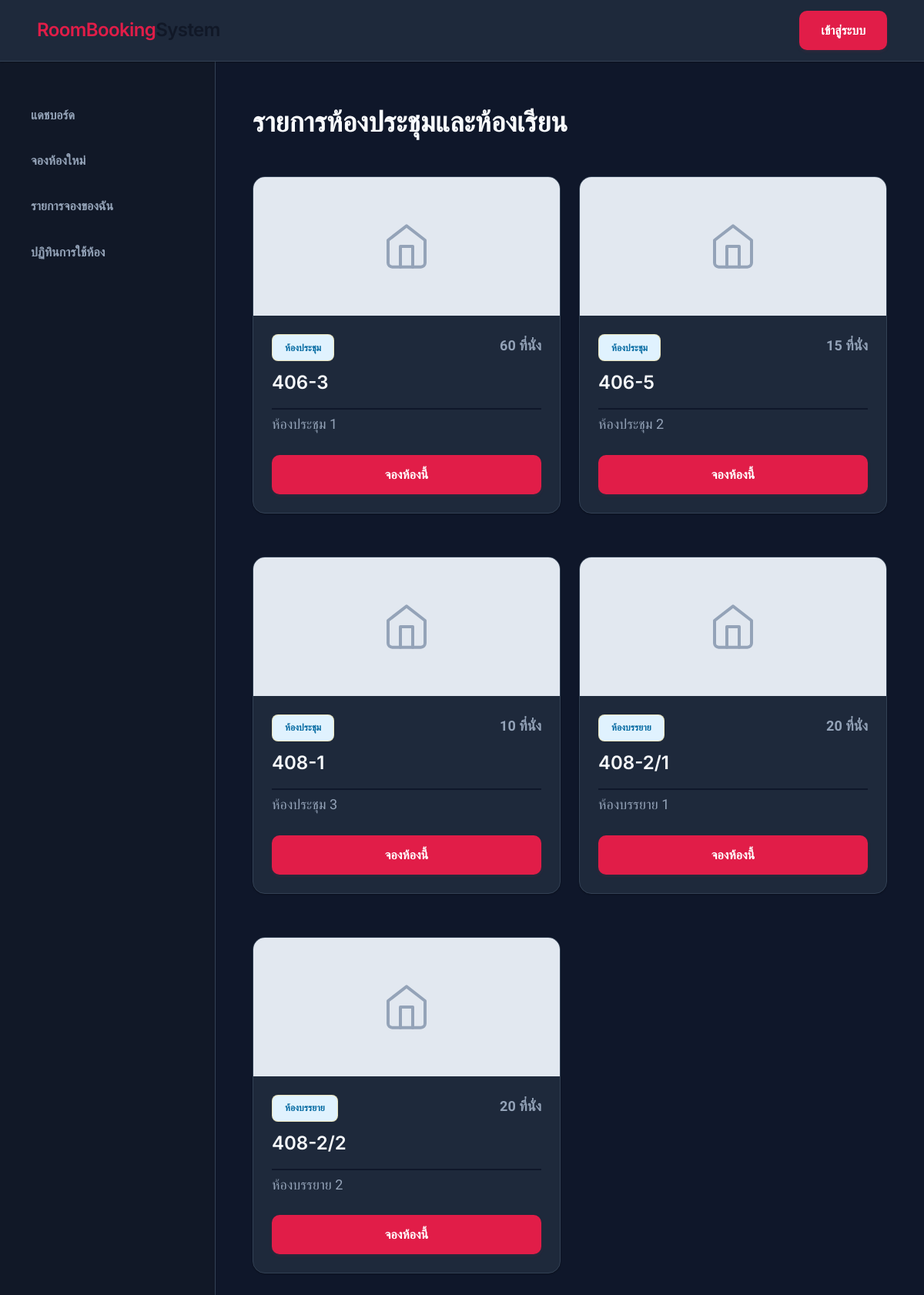
/rooms/, run on the app's committed database.
### rooms/models.py (models this page shows, shortened)
class Room(models.Model):
    ROOM_TYPES = (
        ('MEETING', 'ห้องประชุม'),
        ('LECTURE', 'ห้องบรรยาย'),
    )
    code = models.CharField(max_length=20, unique=True, verbose_name='รหัสห้อง')
    name = models.CharField(max_length=100, verbose_name='ชื่อห้อง')
    room_type = models.CharField(max_length=10, choices=ROOM_TYPES, verbose_name='ประเภท')
    capacity = models.IntegerField(verbose_name='จำนวนที่นั่ง')
    is_active = models.BooleanField(default=True, verbose_name='เปิดใช้งาน')
    image = models.ImageField(upload_to='rooms/', blank=True, null=True, verbose_name='รูปภาพห้อง')
    class Meta:
        verbose_name = 'ห้อง'
        verbose_name_plural = 'ห้อง'

### rooms/views.py (the view)
# urls.py: path('', views.room_list, name='room_list'),
def room_list(request):
    rooms = Room.objects.filter(is_active=True)
    return render(request, 'rooms/room_list.html', {'rooms': rooms})

### templates/rooms/room_list.html (shortened to what this page needs)
{% extends 'base.html' %}
{% block content %}
<div class="header-content" style="display: flex; justify-content: space-between; align-items: center; margin-bottom: 2rem;">
    <h1>รายการห้องประชุมและห้องเรียน</h1>
</div>
<div style="display: grid; grid-template-columns: repeat(auto-fill, minmax(320px, 1fr)); gap: 1.5rem;">
    {% for room in rooms %}
        <div class="card" style="padding: 0; overflow: hidden; display: flex; flex-direction: column;">
            <div style="height: 180px; background: #e2e8f0; display: flex; align-items: center; justify-content: center; overflow: hidden;">
                {% if room.image %}
                    <img src="{{ room.image.url }}" alt="{{ room.name }}" style="width: 100%; height: 100%; object-fit: cover;">
                {% else %}
                    <svg width="64" height="64" viewBox="0 0 24 24" fill="none" stroke="#94a3b8" stroke-width="1.5" stroke-linecap="round" stroke-linejoin="round">
                        <path d="M3 9l9-7 9 7v11a2 2 0 0 1-2 2H5a2 2 0 0 1-2-2z"></path>
                        <polyline points="9 22 9 12 15 12 15 22"></polyline>
                    </svg>
                {% endif %}
            </div>
            <div style="padding: 1.5rem; flex-grow: 1;">
                <div style="display: flex; justify-content: space-between; align-items: flex-start; margin-bottom: 0.5rem;">
                    <span class="badge badge-pending" style="background: #e0f2fe; color: #0369a1; font-size: 0.75rem;">
                        {{ room.get_room_type_display }}
                    </span>
                    <span style="font-weight: 600; color: var(--text-secondary);">{{ room.capacity }} ที่นั่ง</span>
                </div>
                <h3 style="margin-bottom: 0.25rem;">{{ room.code }}</h3>
                <p style="color: var(--text-secondary); margin-bottom: 1.5rem;">{{ room.name }}</p>
                <a href="/bookings/new/?room={{ room.id }}" class="btn btn-primary" style="width: 100%; justify-content: center;">
                    จองห้องนี้
                </a>
            </div>
        </div>
    {% empty %}
        <p>ไม่พบข้อมูลห้องในระบบ</p>
    {% endfor %}
</div>
{% endblock %}

### templates/base.html (shortened to what this page needs)
{% load static %}
<!DOCTYPE html>
<html lang="th">
<head>
    <link rel="stylesheet" href="{% static 'css/style.css' %}">
</head>
<body>
    <div class="dashboard-grid">
        <header>
            <div class="brand">
                <h2 style="color: var(--primary-color);">RoomBooking<span style="color: var(--accent-color);">System</span></h2>
            </div>
            <div class="user-info">
                {% if user.is_authenticated %}
                    <span>ยินดีต้อนรับคุณ {{ user.first_name|default:user.username }}</span>
                    <form action="{% url 'logout' %}" method="post" style="display: inline;">
                        {% csrf_token %}
                        <button type="submit" class="btn btn-primary" style="margin-left: 1rem; border: none; cursor: pointer;">ออกจากระบบ</button>
                    </form>
                {% else %}
                    <a href="{% url 'login' %}" class="btn btn-primary">เข้าสู่ระบบ</a>
                {% endif %}
            </div>
        </header>
        <aside class="sidebar">
            <nav>
                <a href="/" class="nav-link {% if request.path == '/' %}active{% endif %}">แดชบอร์ด</a>
                <a href="/bookings/new/" class="nav-link {% if '/bookings/new/' in request.path %}active{% endif %}">จองห้องใหม่</a>
                <a href="/bookings/my/" class="nav-link {% if '/bookings/my/' in request.path %}active{% endif %}">รายการจองของฉัน</a>
                <a href="/calendar/" class="nav-link {% if '/calendar/' in request.path %}active{% endif %}">ปฏิทินการใช้ห้อง</a>
            </nav>
        </aside>
        <main>
            {% block content %}
            {% endblock %}
        </main>
    </div>
</body>
</html>

### static/css/style.css (style rules this page uses)
:root { --primary-color: #e11d48; --secondary-color: #f6b500; --accent-color: #111827; --bg-color: #0f172a; --card-bg: #1e293b; --text-primary: #f8fafc; --text-secondary: #94a3b8; --border-color: #334155; --hover-bg: #2d3748; --success: #10b981; --pending: #f59e0b; --danger: #ef4444; --border-radius: 16px; --shadow-sm: 0 1px 2px 0 rgb(0 0 0 / 0.3); --shadow-md: 0 4px 6px -1px rgb(0 0 0 / 0.5), 0 2px 4px -2px rgb(0 0 0 / 0.5); --shadow-lg: 0 10px 15px -3px rgb(0 0 0 / 0.5); --transition: all 0.25s cubic-bezier(0.4, 0, 0.2, 1); }
* { margin: 0; padding: 0; box-sizing: border-box; }
body { background-color: var(--bg-color); color: var(--text-primary); line-height: 1.7; font-family: 'Sarabun', 'Inter', sans-serif; font-size: 18px; -webkit-font-smoothing: antialiased; }
h1, h2, h3, .nav-link, .btn { font-family: 'Inter', 'Kanit', sans-serif; font-weight: 600; }
.dashboard-grid { display: grid; grid-template-columns: 280px 1fr; grid-template-rows: 80px 1fr; grid-template-areas: "header header" "sidebar main"; height: 100vh; }
header { grid-area: header; background: var(--card-bg); display: flex; align-items: center; justify-content: space-between; padding: 0 3rem; box-shadow: 0 1px 2px 0 rgb(0 0 0 / 0.3); border-bottom: 1px solid var(--border-color); z-index: 50; }
.sidebar { grid-area: sidebar; background: var(--accent-color); color: white; padding: 2.5rem 1.25rem; overflow-y: auto; display: flex; flex-direction: column; gap: 1rem; border-right: 1px solid var(--border-color); }
main { grid-area: main; padding: 3rem; overflow-y: auto; background: var(--bg-color); }
.brand h2 { font-size: 1.5rem; letter-spacing: -0.025em; }
.user-info { display: flex; align-items: center; gap: 1.5rem; font-size: 0.95rem; color: var(--text-secondary); }
.nav-link { display: flex; align-items: center; padding: 1rem 1.25rem; color: #94a3b8; text-decoration: none; border-radius: 12px; font-size: 1rem; transition: var(--transition); }
.header-content h1 { font-size: 2.25rem; color: var(--text-primary); margin-bottom: 0.5rem; }
.card { background: var(--card-bg); border-radius: var(--border-radius); padding: 2.5rem; box-shadow: var(--shadow-sm); border: 1px solid var(--border-color); margin-bottom: 2rem; transition: var(--transition); }
.card h3 { font-size: 1.5rem; margin-bottom: 1.5rem; color: var(--text-primary); border-bottom: 2px solid var(--bg-color); padding-bottom: 0.75rem; }
.btn { padding: 0.75rem 1.75rem; border-radius: 10px; border: none; cursor: pointer; font-weight: 600; font-size: 1rem; transition: var(--transition); display: inline-flex; align-items: center; gap: 0.6rem; text-decoration: none; }
.btn-primary { background: var(--primary-color); color: white; box-shadow: 0 2px 4px rgba(225, 29, 72, 0.1); }
.badge { padding: 0.4rem 1rem; border-radius: 8px; font-size: 0.9rem; font-weight: 600; display: inline-block; }
.badge-pending { background: rgba(217, 119, 6, 0.15); color: #fbbf24; border: 1px solid rgba(251, 191, 36, 0.3); }

### data on the page
Room: room_type "ห้องประชุม", capacity "60", code "406-3", name "ห้องประชุม 1", {{ room.id }} 1 (drawn)
Room: room_type "ห้องประชุม", capacity "15", code "406-5", name "ห้องประชุม 2"
Room: room_type "ห้องประชุม", capacity "10", code "408-1", name "ห้องประชุม 3"
Room: room_type "ห้องบรรยาย", capacity "20", code "408-2/1", name "ห้องบรรยาย 1"
Room: room_type "ห้องบรรยาย", capacity "20", code "408-2/2", name "ห้องบรรยาย 2"
